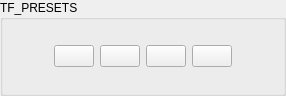
         <widget class="QGroupBox" name="defaultPresetsBox">
          <property name="maximumSize">
           <size>
            <width>16777215</width>
            <height>96</height>
           </size>
          </property>
          <property name="title">
           <string>TF_PRESETS</string>
          </property>
          <layout class="QHBoxLayout" name="horizontalLayout_2">
           <item>
            <spacer name="horizontalSpacer_6">
             <property name="orientation">
              <enum>Qt::Horizontal</enum>
             </property>
             <property name="sizeHint" stdset="0">
              <size>
               <width>40</width>
               <height>20</height>
              </size>
             </property>
            </spacer>
           </item>
           <item>
            <widget class="QPushButton" name="completePreset">
             <property name="toolTip">
              <string>COMPLETE_PRESET_TF_TOOLTIP</string>
             </property>
             <property name="text">
              <string/>
             </property>
             <property name="icon">
              <iconset resource="../../assets/resources.qrc">
               <normaloff>:/icons/complete.png</normaloff>:/icons/complete.png</iconset>
             </property>
             <property name="iconSize">
              <size>
               <width>50</width>
               <height>50</height>
              </size>
             </property>
            </widget>
           </item>
           <item>
            <widget class="QPushButton" name="woodPreset">
             <property name="toolTip">
              <string>WOOD_PRESET_TF_TOOLTIP</string>
             </property>
             <property name="text">
              <string/>
             </property>
             <property name="icon">
              <iconset resource="../../assets/resources.qrc">
               <normaloff>:/icons/wood.png</normaloff>:/icons/wood.png</iconset>
             </property>
             <property name="iconSize">
              <size>
               <width>50</width>
               <height>50</height>
              </size>
             </property>
            </widget>
           </item>
           <item>
            <widget class="QPushButton" name="stuccoPreset">
             <property name="toolTip">
              <string>STUCCO_PRESET_TF_TOOLTIP</string>
             </property>
             <property name="text">
              <string/>
             </property>
             <property name="icon">
              <iconset resource="../../assets/resources.qrc">
               <normaloff>:/icons/stucco.png</normaloff>:/icons/stucco.png</iconset>
             </property>
             <property name="iconSize">
              <size>
               <width>50</width>
               <height>50</height>
              </size>
             </property>
            </widget>
           </item>
           <item>
            <widget class="QPushButton" name="metalPreset">
             <property name="toolTip">
              <string>METAL_PRESET_TF_TOOLTIP</string>
             </property>
             <property name="text">
              <string/>
             </property>
             <property name="icon">
              <iconset resource="../../assets/resources.qrc">
               <normaloff>:/icons/metal.png</normaloff>:/icons/metal.png</iconset>
             </property>
             <property name="iconSize">
              <size>
               <width>50</width>
               <height>50</height>
              </size>
             </property>
            </widget>
           </item>
           <item>
            <spacer name="horizontalSpacer_5">
             <property name="orientation">
              <enum>Qt::Horizontal</enum>
             </property>
             <property name="sizeHint" stdset="0">
              <size>
               <width>40</width>
               <height>20</height>
              </size>
             </property>
            </spacer>
           </item>
          </layout>
         </widget>
